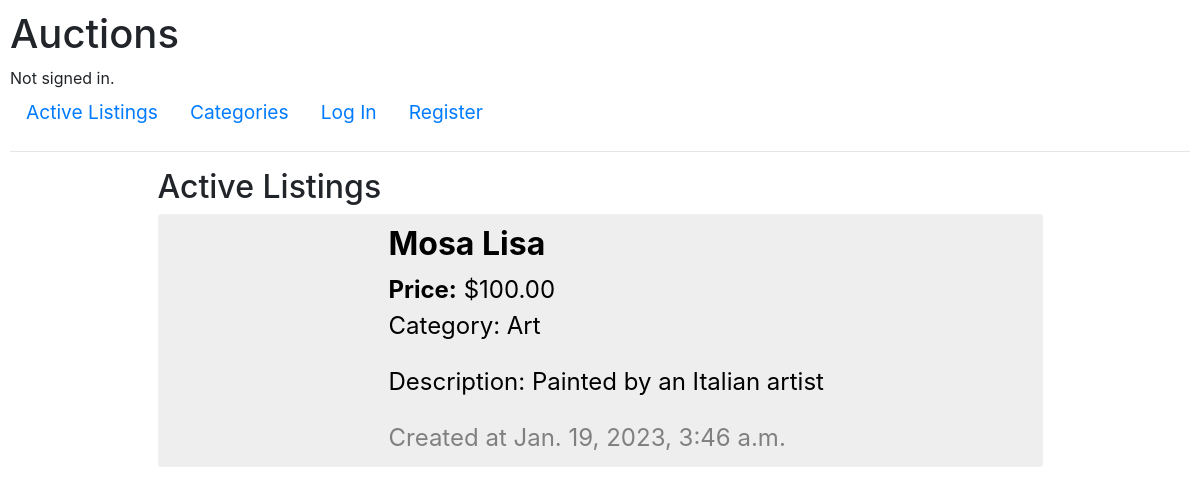
The page / on the database its author committed.
### auctions/models.py (models this page shows)
class Listing(models.Model):
    title = models.CharField(max_length=200)
    description = models.CharField(max_length=500)
    image_url = models.CharField(max_length=500)
    category = models.ForeignKey(Category, on_delete=models.CASCADE, related_name="listings", null=True)
    created_by = models.ForeignKey(User, on_delete=models.CASCADE, related_name="listings")
    starting_bid = models.FloatField(default=0)
    current_bid = models.ForeignKey("Bid", on_delete=models.CASCADE, null=True, related_name="current_bid")
    last_bid_by = models.ForeignKey(User, on_delete=models.CASCADE, related_name="listings_bid", null=True)
    date = models.DateTimeField(auto_now_add=True)
    active = models.BooleanField(default=True)

class Category(models.Model):
    title = models.CharField(max_length=100)

### auctions/views.py (the view)
# urls.py: path("", views.index, name="index"),
def index(request):
    listings = Listing.objects.filter(active=True)
    return render(request, 'auctions/index.html', {"listings": listings})

### auctions/templates/auctions/index.html
{% extends "auctions/layout.html" %}
{% block body %}
    <h2>Active Listings</h2>
    <ul class="index__listings">
        {% if listings %}
            {% for listing in listings|dictsortreversed:"date" %}
                {% include 'snippets/listing_item.html' with listing=listing %}
            {% endfor %}
        {% else %}
            <p>There are no active listings</p>
        {% endif %}
    </ul>
{% endblock %}

### auctions/templates/snippets/listing_item.html (shortened to what this page needs)
{% load static %}
<a  class="listing-item__link" href="{% url 'listing' listing.id %}">
  <div>
    <h2 class="listing-item__title mb-2">{{ listing.title }}</h2>
      {% if listing.current_bid %}
          <p class="listing-item__price"><b>Price:</b> ${{ listing.current_bid.value|floatformat:2 }}</p>
      {% else %}
          <p class="listing-item__price"><b>Price:</b> ${{ listing.starting_bid|floatformat:2 }}</p>
      {% endif %}
      {% if listing.category %}
        <p class="listing-item__category">Category: {{ listing.category.title }}</p>
      {% endif %}
      {% if listing.description %}
        <p class="listing-item__description">Description: {{ listing.description }}</p>
      {% endif %}
      <p class="listing-item__date">Created at {{ listing.date }}</p>
  </div>
</a>

### auctions/static/auctions/styles.css (style rules this page uses)
body { padding: 10px; }
.index__listings { padding: 0; }
.listing-item__link { display: flex; color: black; padding: 10px; border: 1px solid #F0F0F0; border-radius: 3px; background-color: #EEEEEE; margin-bottom: 5px; }
.listing-item__link p { font-size: 1.5em; margin: 0; }
.listing-item__title { font-weight: bold; margin-bottom: 0; }
.listing-item__price { font-size: 1.5em; }
.listing-item__description { margin-top: 20px !important; font-size: 1em; }
.listing-item__date { font-size: 1em; margin-top: 20px !important; color: gray; }

### rows shown on the page
Listing: title "Mosa Lisa", starting_bid "100.00", category "Art", description "Painted by an Italian artist", date "Jan. 19, 2023, 3:46 a.m."
